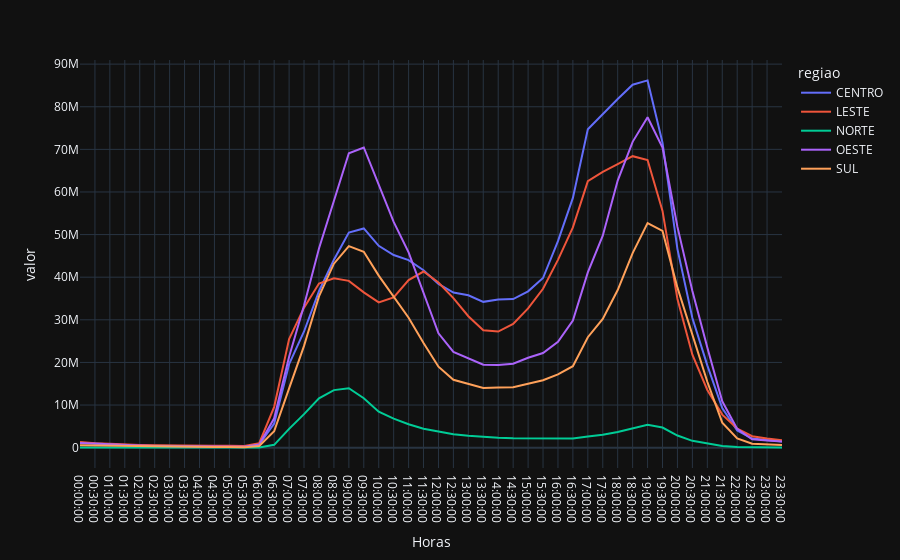

The code cell stored with this chart in its notebook:
### Code cell
#Gráfico para visualizar horários com mais transito por região
fig = px.line(df_horarios, x="Horas", y='valor',color = 'regiao')
fig.show()
